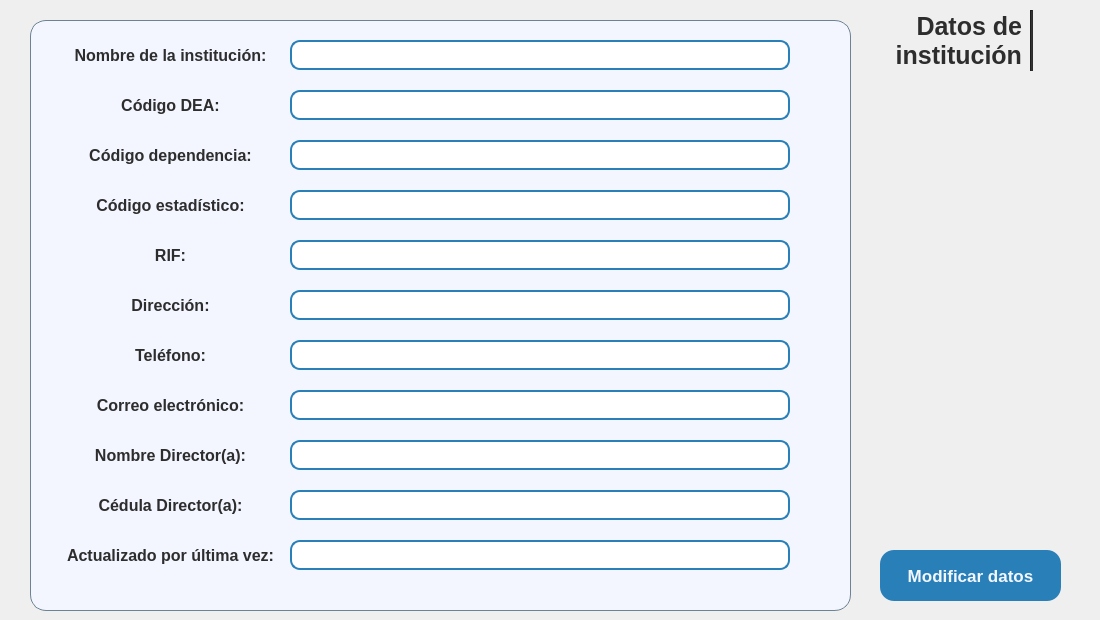
     <widget class="QWidget" name="datos_institucionales">
      <widget class="QPushButton" name="btnModificar_institucion">
       <property name="geometry">
        <rect>
         <x>880</x>
         <y>550</y>
         <width>181</width>
         <height>51</height>
        </rect>
       </property>
       <property name="sizePolicy">
        <sizepolicy hsizetype="Minimum" vsizetype="Fixed">
         <horstretch>0</horstretch>
         <verstretch>0</verstretch>
        </sizepolicy>
       </property>
       <property name="minimumSize">
        <size>
         <width>120</width>
         <height>40</height>
        </size>
       </property>
       <property name="maximumSize">
        <size>
         <width>200</width>
         <height>60</height>
        </size>
       </property>
       <property name="font">
        <font>
         <family>Segoe UI</family>
         <pointsize>13</pointsize>
         <bold>true</bold>
        </font>
       </property>
       <property name="cursor">
        <cursorShape>PointingHandCursor</cursorShape>
       </property>
       <property name="layoutDirection">
        <enum>Qt::LayoutDirection::LeftToRight</enum>
       </property>
       <property name="styleSheet">
        <string notr="true">QPushButton {
   background-color: #2980b9;
    color: #F3F6FF;
    border: none;
    padding: 8px 6px;
    border-radius: 14px;
}
QPushButton:hover {
	background-color: #0D47A1;
}</string>
       </property>
       <property name="text">
        <string>Modificar datos</string>
       </property>
       <property name="icon">
        <iconset resource="../icons/resources_ui.qrc">
         <normaloff>:/icons/edit_white.png</normaloff>:/icons/edit_white.png</iconset>
       </property>
       <property name="iconSize">
        <size>
         <width>18</width>
         <height>18</height>
        </size>
       </property>
      </widget>
      <widget class="Line" name="line_6">
       <property name="geometry">
        <rect>
         <x>1030</x>
         <y>10</y>
         <width>3</width>
         <height>61</height>
        </rect>
       </property>
       <property name="minimumSize">
        <size>
         <width>3</width>
         <height>61</height>
        </size>
       </property>
       <property name="maximumSize">
        <size>
         <width>3</width>
         <height>61</height>
        </size>
       </property>
       <property name="styleSheet">
        <string notr="true">background-color: #2d2d2d;</string>
       </property>
       <property name="orientation">
        <enum>Qt::Orientation::Vertical</enum>
       </property>
      </widget>
      <widget class="QLabel" name="lblTitulo_datos_insti">
       <property name="geometry">
        <rect>
         <x>881</x>
         <y>0</y>
         <width>141</width>
         <height>81</height>
        </rect>
       </property>
       <property name="font">
        <font>
         <family>Segoe UI</family>
         <pointsize>19</pointsize>
         <bold>true</bold>
        </font>
       </property>
       <property name="styleSheet">
        <string notr="true">color: #2d2d2d;
background-color: transparent;</string>
       </property>
       <property name="frameShape">
        <enum>QFrame::Shape::NoFrame</enum>
       </property>
       <property name="frameShadow">
        <enum>QFrame::Shadow::Plain</enum>
       </property>
       <property name="text">
        <string>Datos de institución</string>
       </property>
       <property name="scaledContents">
        <bool>false</bool>
       </property>
       <property name="alignment">
        <set>Qt::AlignmentFlag::AlignRight|Qt::AlignmentFlag::AlignTrailing|Qt::AlignmentFlag::AlignVCenter</set>
       </property>
       <property name="wordWrap">
        <bool>true</bool>
       </property>
       <property name="indent">
        <number>0</number>
       </property>
      </widget>
      <widget class="QLabel" name="lblLogo_datos_insti">
       <property name="geometry">
        <rect>
         <x>1040</x>
         <y>10</y>
         <width>51</width>
         <height>61</height>
        </rect>
       </property>
       <property name="minimumSize">
        <size>
         <width>50</width>
         <height>50</height>
        </size>
       </property>
       <property name="maximumSize">
        <size>
         <width>130</width>
         <height>70</height>
        </size>
       </property>
       <property name="text">
        <string/>
       </property>
       <property name="pixmap">
        <pixmap resource="../icons/resources_ui.qrc">:/logos/logo_escuela_sinFondo.png</pixmap>
       </property>
       <property name="scaledContents">
        <bool>true</bool>
       </property>
      </widget>
      <widget class="QFrame" name="frameInstitucion">
       <property name="geometry">
        <rect>
         <x>30</x>
         <y>20</y>
         <width>821</width>
         <height>591</height>
        </rect>
       </property>
       <property name="minimumSize">
        <size>
         <width>0</width>
         <height>0</height>
        </size>
       </property>
       <property name="maximumSize">
        <size>
         <width>16777215</width>
         <height>650</height>
        </size>
       </property>
       <property name="styleSheet">
        <string notr="true">QFrame{
	background-color: #f3f6ff;
	border: 1.2px solid #6c8393;
	border-radius: 16px;
}
QLineEdit {
    border: 2px solid #2980b9;
    border-radius: 10px;
    padding: 3px 3px;
    background-color: white;
}</string>
       </property>
       <property name="frameShape">
        <enum>QFrame::Shape::StyledPanel</enum>
       </property>
       <property name="frameShadow">
        <enum>QFrame::Shadow::Raised</enum>
       </property>
       <widget class="QLineEdit" name="lneUltimaActualizacion_admin">
        <property name="geometry">
         <rect>
          <x>260</x>
          <y>520</y>
          <width>500</width>
          <height>30</height>
         </rect>
        </property>
        <property name="minimumSize">
         <size>
          <width>400</width>
          <height>30</height>
         </size>
        </property>
        <property name="maximumSize">
         <size>
          <width>500</width>
          <height>30</height>
         </size>
        </property>
        <property name="font">
         <font>
          <family>Segoe UI</family>
          <pointsize>12</pointsize>
         </font>
        </property>
        <property name="cursor">
         <cursorShape>IBeamCursor</cursorShape>
        </property>
        <property name="focusPolicy">
         <enum>Qt::FocusPolicy::ClickFocus</enum>
        </property>
        <property name="styleSheet">
         <string notr="true"/>
        </property>
        <property name="text">
         <string/>
        </property>
        <property name="alignment">
         <set>Qt::AlignmentFlag::AlignLeading|Qt::AlignmentFlag::AlignLeft|Qt::AlignmentFlag::AlignVCenter</set>
        </property>
        <property name="readOnly">
         <bool>true</bool>
        </property>
        <property name="placeholderText">
         <string/>
        </property>
       </widget>
       <widget class="QLineEdit" name="lneTlfInstitucion_admin">
        <property name="geometry">
         <rect>
          <x>260</x>
          <y>320</y>
          <width>500</width>
          <height>30</height>
         </rect>
        </property>
        <property name="minimumSize">
         <size>
          <width>400</width>
          <height>30</height>
         </size>
        </property>
        <property name="maximumSize">
         <size>
          <width>500</width>
          <height>30</height>
         </size>
        </property>
        <property name="font">
         <font>
          <family>Segoe UI</family>
          <pointsize>12</pointsize>
         </font>
        </property>
        <property name="cursor">
         <cursorShape>IBeamCursor</cursorShape>
        </property>
        <property name="focusPolicy">
         <enum>Qt::FocusPolicy::ClickFocus</enum>
        </property>
        <property name="styleSheet">
         <string notr="true"/>
        </property>
        <property name="text">
         <string/>
        </property>
        <property name="alignment">
         <set>Qt::AlignmentFlag::AlignLeading|Qt::AlignmentFlag::AlignLeft|Qt::AlignmentFlag::AlignVCenter</set>
        </property>
        <property name="placeholderText">
         <string/>
        </property>
       </widget>
       <widget class="QLineEdit" name="lneDirInstitucion_admin">
        <property name="geometry">
         <rect>
          <x>260</x>
          <y>270</y>
          <width>500</width>
          <height>30</height>
         </rect>
        </property>
        <property name="minimumSize">
         <size>
          <width>400</width>
          <height>30</height>
         </size>
        </property>
        <property name="maximumSize">
         <size>
          <width>500</width>
          <height>30</height>
         </size>
        </property>
        <property name="font">
         <font>
          <family>Segoe UI</family>
          <pointsize>12</pointsize>
         </font>
        </property>
        <property name="cursor">
         <cursorShape>IBeamCursor</cursorShape>
        </property>
        <property name="focusPolicy">
         <enum>Qt::FocusPolicy::ClickFocus</enum>
        </property>
        <property name="styleSheet">
         <string notr="true"/>
        </property>
        <property name="text">
         <string/>
        </property>
        <property name="alignment">
         <set>Qt::AlignmentFlag::AlignLeading|Qt::AlignmentFlag::AlignLeft|Qt::AlignmentFlag::AlignVCenter</set>
        </property>
        <property name="placeholderText">
         <string/>
        </property>
       </widget>
       <widget class="QLabel" name="lblStudent_apellido_3">
        <property name="geometry">
         <rect>
          <x>20</x>
          <y>270</y>
          <width>241</width>
          <height>30</height>
         </rect>
        </property>
        <property name="minimumSize">
         <size>
          <width>0</width>
          <height>30</height>
         </size>
        </property>
        <property name="maximumSize">
         <size>
          <width>16777215</width>
          <height>30</height>
         </size>
        </property>
        <property name="font">
         <font>
          <family>Segoe UI</family>
          <pointsize>12</pointsize>
          <bold>true</bold>
         </font>
        </property>
        <property name="styleSheet">
         <string notr="true">color: #2d2d2d;
background-color: transparent;
border: transparent;</string>
        </property>
        <property name="text">
         <string>Dirección:</string>
        </property>
        <property name="alignment">
         <set>Qt::AlignmentFlag::AlignCenter</set>
        </property>
       </widget>
       <widget class="QLabel" name="lblStudent_apellido_5">
        <property name="geometry">
         <rect>
          <x>20</x>
          <y>370</y>
          <width>241</width>
          <height>30</height>
         </rect>
        </property>
        <property name="minimumSize">
         <size>
          <width>0</width>
          <height>30</height>
         </size>
        </property>
        <property name="maximumSize">
         <size>
          <width>16777215</width>
          <height>30</height>
         </size>
        </property>
        <property name="font">
         <font>
          <family>Segoe UI</family>
          <pointsize>12</pointsize>
          <bold>true</bold>
         </font>
        </property>
        <property name="styleSheet">
         <string notr="true">color: #2d2d2d;
background-color: transparent;
border: transparent;</string>
        </property>
        <property name="text">
         <string>Correo electrónico:</string>
        </property>
        <property name="alignment">
         <set>Qt::AlignmentFlag::AlignCenter</set>
        </property>
       </widget>
       <widget class="QLabel" name="lblStudent_apellido">
        <property name="geometry">
         <rect>
          <x>20</x>
          <y>20</y>
          <width>241</width>
          <height>30</height>
         </rect>
        </property>
        <property name="minimumSize">
         <size>
          <width>0</width>
          <height>30</height>
         </size>
        </property>
        <property name="maximumSize">
         <size>
          <width>16777215</width>
          <height>30</height>
         </size>
        </property>
        <property name="font">
         <font>
          <family>Segoe UI</family>
          <pointsize>12</pointsize>
          <bold>true</bold>
         </font>
        </property>
        <property name="styleSheet">
         <string notr="true">color: #2d2d2d;
background-color: transparent;
border: transparent;</string>
        </property>
        <property name="text">
         <string>Nombre de la institución:</string>
        </property>
        <property name="alignment">
         <set>Qt::AlignmentFlag::AlignCenter</set>
        </property>
       </widget>
       <widget class="QLabel" name="lblStudent_apellido_7">
        <property name="geometry">
         <rect>
          <x>20</x>
          <y>520</y>
          <width>241</width>
          <height>30</height>
         </rect>
        </property>
        <property name="minimumSize">
         <size>
          <width>0</width>
          <height>30</height>
         </size>
        </property>
        <property name="maximumSize">
         <size>
          <width>16777215</width>
          <height>30</height>
         </size>
        </property>
        <property name="font">
         <font>
          <family>Segoe UI</family>
          <pointsize>12</pointsize>
          <bold>true</bold>
         </font>
        </property>
        <property name="styleSheet">
         <string notr="true">color: #2d2d2d;
background-color: transparent;
border: transparent;</string>
        </property>
        <property name="text">
         <string>Actualizado por última vez:</string>
        </property>
        <property name="alignment">
         <set>Qt::AlignmentFlag::AlignCenter</set>
        </property>
       </widget>
       <widget class="QLineEdit" name="lneNombreInstitucion_admin">
        <property name="geometry">
         <rect>
          <x>260</x>
          <y>20</y>
          <width>500</width>
          <height>30</height>
         </rect>
        </property>
        <property name="minimumSize">
         <size>
          <width>400</width>
          <height>30</height>
         </size>
        </property>
        <property name="maximumSize">
         <size>
          <width>500</width>
          <height>30</height>
         </size>
        </property>
        <property name="font">
         <font>
          <family>Segoe UI</family>
          <pointsize>12</pointsize>
         </font>
        </property>
        <property name="cursor">
         <cursorShape>IBeamCursor</cursorShape>
        </property>
        <property name="focusPolicy">
         <enum>Qt::FocusPolicy::ClickFocus</enum>
        </property>
        <property name="styleSheet">
         <string notr="true"/>
        </property>
        <property name="text">
         <string/>
        </property>
        <property name="alignment">
         <set>Qt::AlignmentFlag::AlignLeading|Qt::AlignmentFlag::AlignLeft|Qt::AlignmentFlag::AlignVCenter</set>
        </property>
        <property name="placeholderText">
         <string/>
        </property>
       </widget>
       <widget class="QLabel" name="lblStudent_apellido_2">
        <property name="geometry">
         <rect>
          <x>20</x>
          <y>70</y>
          <width>241</width>
          <height>30</height>
         </rect>
        </property>
        <property name="minimumSize">
         <size>
          <width>0</width>
          <height>30</height>
         </size>
        </property>
        <property name="maximumSize">
         <size>
          <width>16777215</width>
          <height>30</height>
         </size>
        </property>
        <property name="font">
         <font>
          <family>Segoe UI</family>
          <pointsize>12</pointsize>
          <bold>true</bold>
         </font>
        </property>
        <property name="styleSheet">
         <string notr="true">color: #2d2d2d;
background-color: transparent;
border: transparent;</string>
        </property>
        <property name="text">
         <string>Código DEA:</string>
        </property>
        <property name="alignment">
         <set>Qt::AlignmentFlag::AlignCenter</set>
        </property>
       </widget>
       <widget class="QLabel" name="lblStudent_apellido_4">
        <property name="geometry">
         <rect>
          <x>20</x>
          <y>320</y>
          <width>241</width>
          <height>30</height>
         </rect>
        </property>
        <property name="minimumSize">
         <size>
          <width>0</width>
          <height>30</height>
         </size>
        </property>
        <property name="maximumSize">
         <size>
          <width>16777215</width>
          <height>30</height>
         </size>
        </property>
        <property name="font">
         <font>
          <family>Segoe UI</family>
          <pointsize>12</pointsize>
          <bold>true</bold>
         </font>
        </property>
        <property name="styleSheet">
         <string notr="true">color: #2d2d2d;
background-color: transparent;
border: transparent;</string>
        </property>
        <property name="text">
         <string>Teléfono:</string>
        </property>
        <property name="alignment">
         <set>Qt::AlignmentFlag::AlignCenter</set>
        </property>
       </widget>
       <widget class="QLineEdit" name="lneCodigoDEA_admin">
        <property name="geometry">
         <rect>
          <x>260</x>
          <y>70</y>
          <width>500</width>
          <height>30</height>
         </rect>
        </property>
        <property name="minimumSize">
         <size>
          <width>400</width>
          <height>30</height>
         </size>
        </property>
        <property name="maximumSize">
         <size>
          <width>500</width>
          <height>30</height>
         </size>
        </property>
        <property name="font">
         <font>
          <family>Segoe UI</family>
          <pointsize>12</pointsize>
         </font>
        </property>
        <property name="cursor">
         <cursorShape>IBeamCursor</cursorShape>
        </property>
        <property name="focusPolicy">
         <enum>Qt::FocusPolicy::ClickFocus</enum>
        </property>
        <property name="styleSheet">
         <string notr="true"/>
        </property>
        <property name="text">
         <string/>
        </property>
        <property name="alignment">
         <set>Qt::AlignmentFlag::AlignLeading|Qt::AlignmentFlag::AlignLeft|Qt::AlignmentFlag::AlignVCenter</set>
        </property>
        <property name="placeholderText">
         <string/>
        </property>
       </widget>
       <widget class="QLineEdit" name="lneCorreoInstitucion_admin">
        <property name="geometry">
         <rect>
          <x>260</x>
          <y>370</y>
          <width>500</width>
          <height>30</height>
         </rect>
        </property>
        <property name="minimumSize">
         <size>
          <width>400</width>
          <height>30</height>
         </size>
        </property>
        <property name="maximumSize">
         <size>
          <width>500</width>
          <height>30</height>
         </size>
        </property>
        <property name="font">
         <font>
          <family>Segoe UI</family>
          <pointsize>12</pointsize>
         </font>
        </property>
        <property name="cursor">
         <cursorShape>IBeamCursor</cursorShape>
        </property>
        <property name="focusPolicy">
         <enum>Qt::FocusPolicy::ClickFocus</enum>
        </property>
        <property name="styleSheet">
         <string notr="true"/>
        </property>
        <property name="text">
         <string/>
        </property>
        <property name="alignment">
         <set>Qt::AlignmentFlag::AlignLeading|Qt::AlignmentFlag::AlignLeft|Qt::AlignmentFlag::AlignVCenter</set>
        </property>
        <property name="placeholderText">
         <string/>
        </property>
       </widget>
       <widget class="QLabel" name="lblStudent_apellido_6">
        <property name="geometry">
         <rect>
          <x>20</x>
          <y>420</y>
          <width>241</width>
          <height>30</height>
         </rect>
        </property>
        <property name="minimumSize">
         <size>
          <width>0</width>
          <height>30</height>
         </size>
        </property>
        <property name="maximumSize">
         <size>
          <width>16777215</width>
          <height>30</height>
         </size>
        </property>
        <property name="font">
         <font>
          <family>Segoe UI</family>
          <pointsize>12</pointsize>
          <bold>true</bold>
         </font>
        </property>
        <property name="styleSheet">
         <string notr="true">color: #2d2d2d;
background-color: transparent;
border: transparent;</string>
        </property>
        <property name="text">
         <string>Nombre Director(a):</string>
        </property>
        <property name="alignment">
         <set>Qt::AlignmentFlag::AlignCenter</set>
        </property>
       </widget>
       <widget class="QLineEdit" name="lneDirector_institucion">
        <property name="geometry">
         <rect>
          <x>260</x>
          <y>420</y>
          <width>500</width>
          <height>30</height>
         </rect>
        </property>
        <property name="minimumSize">
         <size>
          <width>400</width>
          <height>30</height>
         </size>
        </property>
        <property name="maximumSize">
         <size>
          <width>500</width>
          <height>30</height>
         </size>
        </property>
        <property name="font">
         <font>
          <family>Segoe UI</family>
          <pointsize>12</pointsize>
         </font>
        </property>
        <property name="cursor">
         <cursorShape>IBeamCursor</cursorShape>
        </property>
        <property name="focusPolicy">
         <enum>Qt::FocusPolicy::ClickFocus</enum>
        </property>
        <property name="styleSheet">
         <string notr="true"/>
        </property>
        <property name="text">
         <string/>
        </property>
        <property name="alignment">
         <set>Qt::AlignmentFlag::AlignLeading|Qt::AlignmentFlag::AlignLeft|Qt::AlignmentFlag::AlignVCenter</set>
        </property>
        <property name="placeholderText">
         <string/>
        </property>
       </widget>
       <widget class="QLabel" name="lblStudent_apellido_8">
        <property name="geometry">
         <rect>
          <x>20</x>
          <y>470</y>
          <width>241</width>
          <height>30</height>
         </rect>
        </property>
        <property name="minimumSize">
         <size>
          <width>0</width>
          <height>30</height>
         </size>
        </property>
        <property name="maximumSize">
         <size>
          <width>16777215</width>
          <height>30</height>
         </size>
        </property>
        <property name="font">
         <font>
          <family>Segoe UI</family>
          <pointsize>12</pointsize>
          <bold>true</bold>
         </font>
        </property>
        <property name="styleSheet">
         <string notr="true">color: #2d2d2d;
background-color: transparent;
border: transparent;</string>
        </property>
        <property name="text">
         <string>Cédula Director(a):</string>
        </property>
        <property name="alignment">
         <set>Qt::AlignmentFlag::AlignCenter</set>
        </property>
       </widget>
       <widget class="QLineEdit" name="lneCedula_director_institucion">
        <property name="geometry">
         <rect>
          <x>260</x>
          <y>470</y>
          <width>500</width>
          <height>30</height>
         </rect>
        </property>
        <property name="minimumSize">
         <size>
          <width>400</width>
          <height>30</height>
         </size>
        </property>
        <property name="maximumSize">
         <size>
          <width>500</width>
          <height>30</height>
         </size>
        </property>
        <property name="font">
         <font>
          <family>Segoe UI</family>
          <pointsize>12</pointsize>
         </font>
        </property>
        <property name="cursor">
         <cursorShape>IBeamCursor</cursorShape>
        </property>
        <property name="focusPolicy">
         <enum>Qt::FocusPolicy::ClickFocus</enum>
        </property>
        <property name="styleSheet">
         <string notr="true"/>
        </property>
        <property name="text">
         <string/>
        </property>
        <property name="alignment">
         <set>Qt::AlignmentFlag::AlignLeading|Qt::AlignmentFlag::AlignLeft|Qt::AlignmentFlag::AlignVCenter</set>
        </property>
        <property name="placeholderText">
         <string/>
        </property>
       </widget>
       <widget class="QLabel" name="lblStudent_apellido_9">
        <property name="geometry">
         <rect>
          <x>20</x>
          <y>120</y>
          <width>241</width>
          <height>30</height>
         </rect>
        </property>
        <property name="minimumSize">
         <size>
          <width>0</width>
          <height>30</height>
         </size>
        </property>
        <property name="maximumSize">
         <size>
          <width>16777215</width>
          <height>30</height>
         </size>
        </property>
        <property name="font">
         <font>
          <family>Segoe UI</family>
          <pointsize>12</pointsize>
          <bold>true</bold>
         </font>
        </property>
        <property name="styleSheet">
         <string notr="true">color: #2d2d2d;
background-color: transparent;
border: transparent;</string>
        </property>
        <property name="text">
         <string>Código dependencia:</string>
        </property>
        <property name="alignment">
         <set>Qt::AlignmentFlag::AlignCenter</set>
        </property>
       </widget>
       <widget class="QLineEdit" name="lneCodigoDEP_admin">
        <property name="geometry">
         <rect>
          <x>260</x>
          <y>120</y>
          <width>500</width>
          <height>30</height>
         </rect>
        </property>
        <property name="minimumSize">
         <size>
          <width>400</width>
          <height>30</height>
         </size>
        </property>
        <property name="maximumSize">
         <size>
          <width>500</width>
          <height>30</height>
         </size>
        </property>
        <property name="font">
         <font>
          <family>Segoe UI</family>
          <pointsize>12</pointsize>
         </font>
        </property>
        <property name="cursor">
         <cursorShape>IBeamCursor</cursorShape>
        </property>
        <property name="focusPolicy">
         <enum>Qt::FocusPolicy::ClickFocus</enum>
        </property>
        <property name="styleSheet">
         <string notr="true"/>
        </property>
        <property name="text">
         <string/>
        </property>
        <property name="alignment">
         <set>Qt::AlignmentFlag::AlignLeading|Qt::AlignmentFlag::AlignLeft|Qt::AlignmentFlag::AlignVCenter</set>
        </property>
        <property name="placeholderText">
         <string/>
        </property>
       </widget>
       <widget class="QLineEdit" name="lneCodigoEST_admin">
        <property name="geometry">
         <rect>
          <x>260</x>
          <y>170</y>
          <width>500</width>
          <height>30</height>
         </rect>
        </property>
        <property name="minimumSize">
         <size>
          <width>400</width>
          <height>30</height>
         </size>
        </property>
        <property name="maximumSize">
         <size>
          <width>500</width>
          <height>30</height>
         </size>
        </property>
        <property name="font">
         <font>
          <family>Segoe UI</family>
          <pointsize>12</pointsize>
         </font>
        </property>
        <property name="cursor">
         <cursorShape>IBeamCursor</cursorShape>
        </property>
        <property name="focusPolicy">
         <enum>Qt::FocusPolicy::ClickFocus</enum>
        </property>
        <property name="styleSheet">
         <string notr="true"/>
        </property>
        <property name="text">
         <string/>
        </property>
        <property name="alignment">
         <set>Qt::AlignmentFlag::AlignLeading|Qt::AlignmentFlag::AlignLeft|Qt::AlignmentFlag::AlignVCenter</set>
        </property>
        <property name="placeholderText">
         <string/>
        </property>
       </widget>
       <widget class="QLabel" name="lblStudent_apellido_10">
        <property name="geometry">
         <rect>
          <x>20</x>
          <y>170</y>
          <width>241</width>
          <height>30</height>
         </rect>
        </property>
        <property name="minimumSize">
         <size>
          <width>0</width>
          <height>30</height>
         </size>
        </property>
        <property name="maximumSize">
         <size>
          <width>16777215</width>
          <height>30</height>
         </size>
        </property>
        <property name="font">
         <font>
          <family>Segoe UI</family>
          <pointsize>12</pointsize>
          <bold>true</bold>
         </font>
        </property>
        <property name="styleSheet">
         <string notr="true">color: #2d2d2d;
background-color: transparent;
border: transparent;</string>
        </property>
        <property name="text">
         <string>Código estadístico:</string>
        </property>
        <property name="alignment">
         <set>Qt::AlignmentFlag::AlignCenter</set>
        </property>
       </widget>
       <widget class="QLabel" name="lblStudent_apellido_11">
        <property name="geometry">
         <rect>
          <x>20</x>
          <y>220</y>
          <width>241</width>
          <height>30</height>
         </rect>
        </property>
        <property name="minimumSize">
         <size>
          <width>0</width>
          <height>30</height>
         </size>
        </property>
        <property name="maximumSize">
         <size>
          <width>16777215</width>
          <height>30</height>
         </size>
        </property>
        <property name="font">
         <font>
          <family>Segoe UI</family>
          <pointsize>12</pointsize>
          <bold>true</bold>
         </font>
        </property>
        <property name="styleSheet">
         <string notr="true">color: #2d2d2d;
background-color: transparent;
border: transparent;</string>
        </property>
        <property name="text">
         <string>RIF:</string>
        </property>
        <property name="alignment">
         <set>Qt::AlignmentFlag::AlignCenter</set>
        </property>
       </widget>
       <widget class="QLineEdit" name="lneRIF_admin">
        <property name="geometry">
         <rect>
          <x>260</x>
          <y>220</y>
          <width>500</width>
          <height>30</height>
         </rect>
        </property>
        <property name="minimumSize">
         <size>
          <width>400</width>
          <height>30</height>
         </size>
        </property>
        <property name="maximumSize">
         <size>
          <width>500</width>
          <height>30</height>
         </size>
        </property>
        <property name="font">
         <font>
          <family>Segoe UI</family>
          <pointsize>12</pointsize>
         </font>
        </property>
        <property name="cursor">
         <cursorShape>IBeamCursor</cursorShape>
        </property>
        <property name="focusPolicy">
         <enum>Qt::FocusPolicy::ClickFocus</enum>
        </property>
        <property name="styleSheet">
         <string notr="true"/>
        </property>
        <property name="text">
         <string/>
        </property>
        <property name="alignment">
         <set>Qt::AlignmentFlag::AlignLeading|Qt::AlignmentFlag::AlignLeft|Qt::AlignmentFlag::AlignVCenter</set>
        </property>
        <property name="placeholderText">
         <string/>
        </property>
       </widget>
      </widget>
     </widget>
